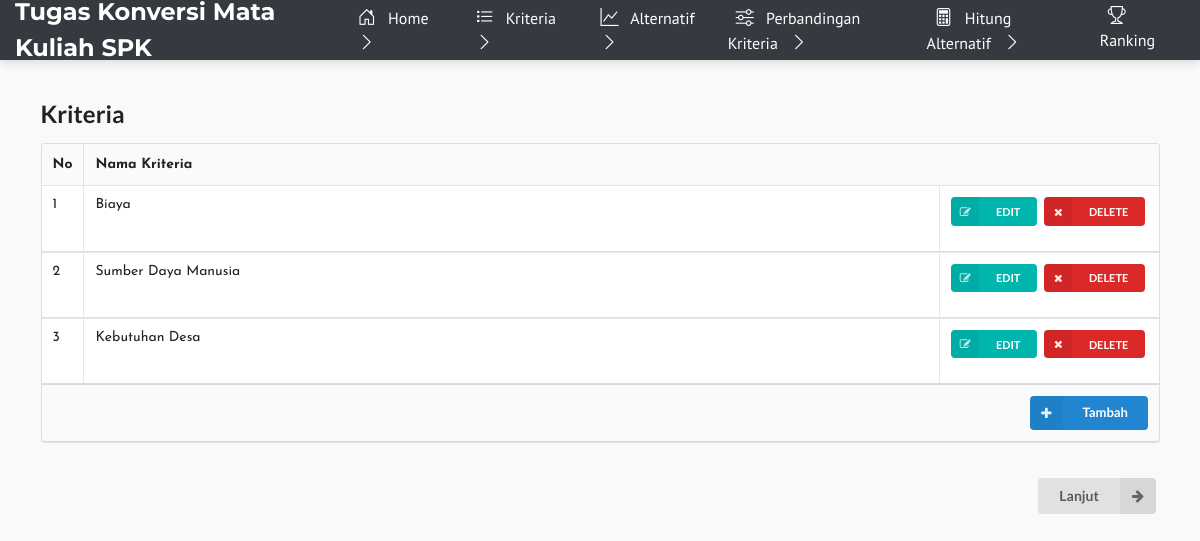
Page /kriteria.php on the committed database.
### tables this page shows
CREATE TABLE `kriteria` (
  `id` int(11) NOT NULL,
  `nama` varchar(20) NOT NULL
);

### kriteria.php (the view, shortened to what this page needs)
<head>
	<link rel="stylesheet" type="text/css" href="semantic/dist/semantic.min.css">
</head>
<?php
	include('fungsi.php');
	include('navbar.php');
?>
<section class="content container mt-5">
	<h2 class="ui header">Kriteria</h2>
	<table class="ui celled table">
		<thead>
			<tr>
				<th class="collapsing">No</th>
				<th colspan="2">Nama Kriteria</th>
			</tr>
		</thead>
		<tbody>
		<?php
			$query = "SELECT id,nama FROM kriteria ORDER BY id";
			$result	= mysqli_query($koneksi, $query);
			$i = 0;
			while ($row = mysqli_fetch_array($result)) {
				$i++;
		?>
			<tr>
				<td><?php echo $i ?></td>
				<td><?php echo $row['nama'] ?></td>
				<td class="right aligned collapsing">
					<form method="post" action="kriteria.php">
						<button type="submit" name="edit" class="ui mini teal left labeled icon button"><i class="right edit icon"></i>EDIT</button>
						<button type="submit" name="delete" class="ui mini red left labeled icon button"><i class="right remove icon"></i>DELETE</button>
					</form>
				</td>
			</tr>
	<?php } ?>
		</tbody>
		<tfoot class="full-width">
			<tr>
				<th colspan="3">
					<a href="tambah.php?jenis=kriteria">
						<div class="ui right floated small primary labeled icon button">
						<i class="plus icon"></i>Tambah
						</div>
					</a>
				</th>
			</tr>
		</tfoot>
	</table>
	<br>
	<form action="alternatif.php">
	<button class="ui right labeled icon button" style="float: right;">
		<i class="right arrow icon"></i>
		Lanjut
	</button>
	</form>
</section>

### style1.css (style rules this page uses)
body { margin: 0; padding: 0; background-color: #f5f5f5; font-family: 'Montserrat', sans-serif; }

### navbar.php (style rules this page uses)
body { font-family: 'Josefin Sans', sans-serif; background-color: #f8f9fa; }

### rows in the picture
kriteria: nama "Biaya"
kriteria: nama "Sumber Daya Manusia"
kriteria: nama "Kebutuhan Desa"
